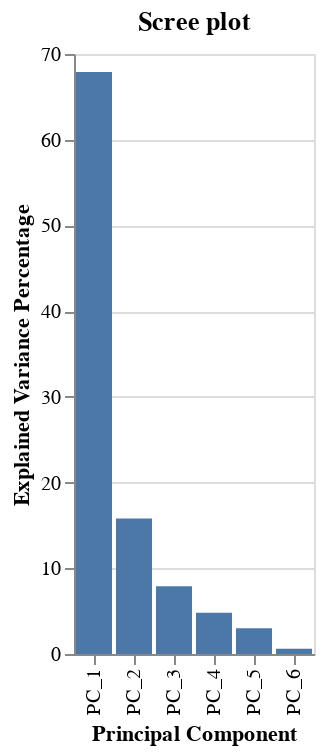

Notebook cell for this chart:
### Code cell
plot_1

### Figure 1 — Vega-Lite specification as saved in the notebook (floating-point values rounded to 4 significant figures)
{"config": {"view": {"continuousWidth": 400, "continuousHeight": 300}}, "data": {"name": "data-cb1dcdaa93347bc434e2b8462dd28010"}, "mark": "bar", "encoding": {"x": {"field": "pc", "sort": "-y", "title": "Principal Component", "type": "nominal"}, "y": {"field": "exp_var_percent", "title": "Explained Variance Percentage", "type": "quantitative"}}, "title": "Scree plot", "$schema": "https://vega.github.io/schema/vega-lite/v4.17.0.json", "datasets": {"data-cb1dcdaa93347bc434e2b8462dd28010": [{"exp_var_percent": 67.9, "pc": "PC_1"}, {"exp_var_percent": 15.8, "pc": "PC_2"}, {"exp_var_percent": 7.9, "pc": "PC_3"}, {"exp_var_percent": 4.8, "pc": "PC_4"}, {"exp_var_percent": 3.0, "pc": "PC_5"}, {"exp_var_percent": 0.6, "pc": "PC_6"}]}}
